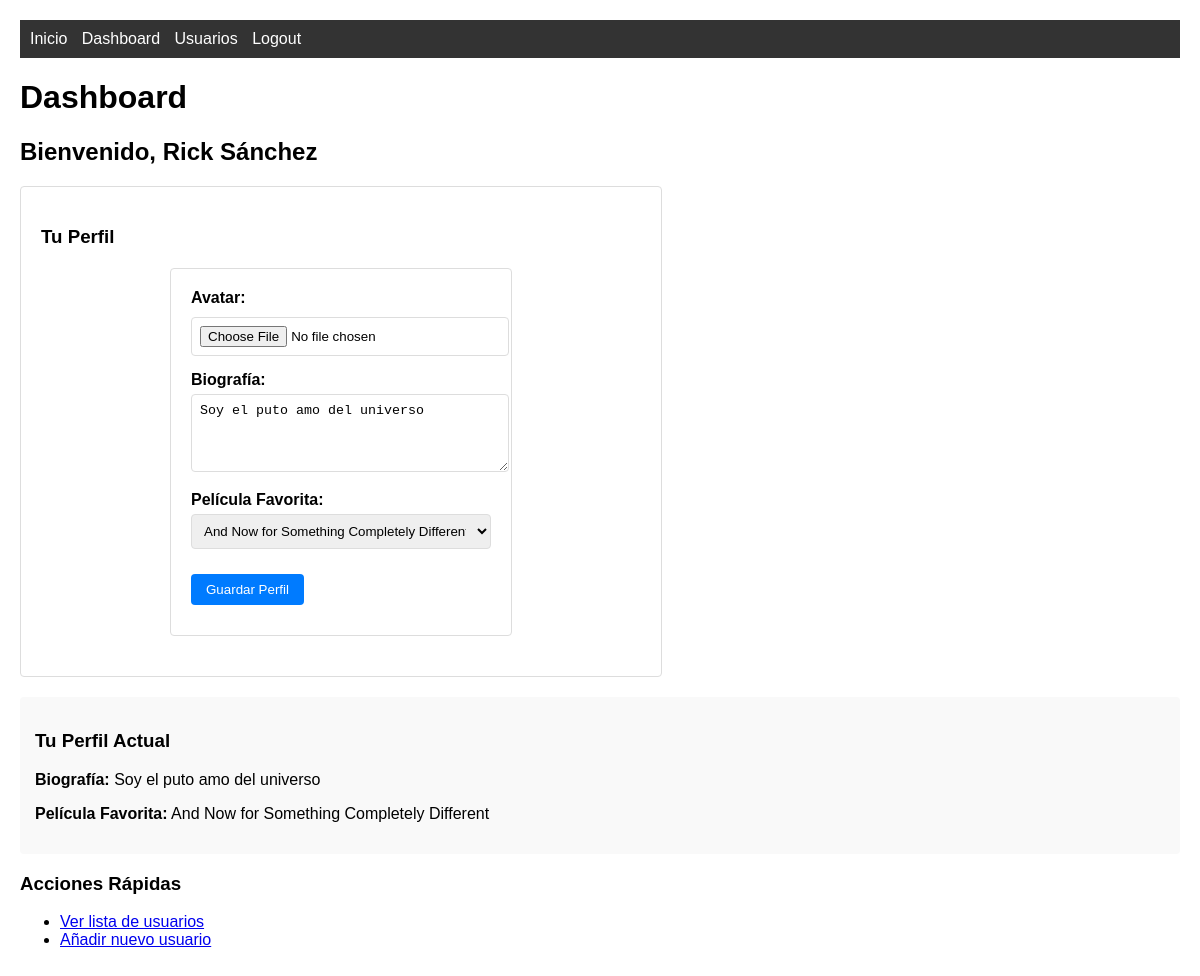
Page /dashboard (signed in) on the committed database.
### tables this page shows
CREATE TABLE "users" (
	"id"	INTEGER,
	"username"	TEXT NOT NULL,
	"email"	TEXT NOT NULL UNIQUE,
	"password"	TEXT NOT NULL DEFAULT 1234,
	PRIMARY KEY("id" AUTOINCREMENT)
);

CREATE TABLE profile (
        id INTEGER PRIMARY KEY AUTOINCREMENT,
        user_id INTEGER,
        bio TEXT,
        movie_id INTEGER, avatar_path TEXT,
        FOREIGN KEY (user_id) REFERENCES users(id),
        FOREIGN KEY (movie_id) REFERENCES movie(id)
    );

CREATE TABLE movie (
        id INTEGER PRIMARY KEY AUTOINCREMENT,
        title TEXT,
        year INTEGER,
        score REAL
    );

### routes.py (the view, shortened to what this page needs)
    @app.route('/dashboard', methods=['GET', 'POST'])
    @login_required
    def dashboard():
        profile = get_profile_by_user_id(current_user.id)
        movies = get_all_movies()
        return render_template('dashboard.html', profile=profile, movies=movies)

### app.py (called while the page is built)
@login_manager.user_loader
def load_user(user_id):
    return get_user_by_id(user_id)

### models.py (called while the page is built)
def get_db_connection():
    conn = sqlite3.connect(table_name)
    conn.row_factory = sqlite3.Row  # Para obtener resultados como diccionarios y nos deja acceder por nombre de la columnauser['username'] en vez de por id user[0]
    return conn

def get_user_by_id(user_id):
    conn = get_db_connection()
    cursor = conn.cursor()
    cursor.execute('SELECT * FROM users WHERE id = ?', (user_id,))
    user_data = cursor.fetchone()
    conn.close()
    if user_data:
        return User(
            id=user_data['id'],
            username=user_data['username'],
            email=user_data['email'],
            password=user_data['password']
        )
    return None

def get_profile_by_user_id(user_id):
    conn = get_db_connection()
    cursor = conn.cursor()
    cursor.execute('''
        SELECT profile.*, movie.title as movie_title
        FROM profile
        LEFT JOIN movie ON profile.movie_id = movie.id
        WHERE user_id = ?
    ''', (user_id,))
    profile = cursor.fetchone()
    conn.close()
    return profile

def get_all_movies():
    conn = get_db_connection()
    cursor = conn.cursor()
    cursor.execute('SELECT * FROM movie ORDER BY title')
    movies = cursor.fetchall()
    conn.close()
    return movies

### templates/dashboard.html (shortened to what this page needs)
{% extends 'base.html' %}
{% block content %}
    <h1>Dashboard</h1>
    <div class="dashboard-content">
        <h2>Bienvenido, {{ current_user.username }}</h2>
        <div class="profile-section">
            <h3>Tu Perfil</h3>
            <form method="POST" class="profile-form" enctype="multipart/form-data">
                <div class="form-group">
                    <label for="avatar">Avatar:</label>
                    <input type="file" name="avatar" id="avatar" accept="image/*">
                </div>
                <div class="form-group">
                    <label for="bio">Biografía:</label>
                    <textarea name="bio" id="bio" rows="4">{{ profile.bio if profile else '' }}</textarea>
                </div>
                <div class="form-group">
                    <label for="movie_id">Película Favorita:</label>
                    <select name="movie_id" id="movie_id">
                        {% for movie in movies %}
                            <option value="{{ movie.id }}"
                                {% if profile and profile.movie_id == movie.id %}selected{% endif %}>
                                {{ movie.title }} ({{ movie.year }})
                            </option>
                        {% endfor %}
                    </select>
                </div>
                <button type="submit" class="button">Guardar Perfil</button>
            </form>
        </div>
        <div class="current-profile">
            {% if profile %}
                <h3>Tu Perfil Actual</h3>
                <p><strong>Biografía:</strong> {{ profile.bio }}</p>
                <p><strong>Película Favorita:</strong> {{ profile.movie_title }}</p>
            {% endif %}
        </div>
        <div class="dashboard-actions">
            <h3>Acciones Rápidas</h3>
            <ul>
                <li><a href="{{ url_for('list_users_view') }}">Ver lista de usuarios</a></li>
                <li><a href="{{ url_for('add_user_view') }}">Añadir nuevo usuario</a></li>
            </ul>
        </div>
    </div>
{% endblock %}

### static/css/style.css (style rules this page uses)
body { font-family: Arial, sans-serif; margin: 0; padding: 20px; }
form { max-width: 300px; margin: 20px auto; padding: 20px; border: 1px solid #ddd; border-radius: 4px; }
form div { margin-bottom: 15px; }
input { display: block; margin: 10px 0; padding: 8px; width: 100%; }
button { padding: 8px 16px; background-color: #4CAF50; color: white; border: none; cursor: pointer; }
.button { padding: 8px 16px; background-color: #4CAF50; color: white; text-decoration: none; border-radius: 4px; display: inline-block; }
label { display: block; margin-bottom: 5px; font-weight: bold; }
.profile-section { max-width: 600px; margin: 20px 0; padding: 20px; border: 1px solid #ddd; border-radius: 4px; }
.profile-form .form-group { margin-bottom: 15px; }
.profile-form textarea { width: 100%; padding: 8px; border: 1px solid #ddd; border-radius: 4px; }
.profile-form select { width: 100%; padding: 8px; border: 1px solid #ddd; border-radius: 4px; }
.current-profile { margin-top: 20px; padding: 15px; background-color: #f9f9f9; border-radius: 4px; }
.form-group input[type="file"] { margin: 10px 0; padding: 8px; border: 1px solid #ddd; border-radius: 4px; width: 100%; }
.button { display: inline-block; padding: 8px 15px; background: #007bff; color: white; text-decoration: none; border-radius: 4px; margin: 10px 0; }

### rows in the picture
users: username "Rick Sánchez"
profile: bio "Soy el puto amo del universo", movie_id "And Now for Something Completely Different (1971)"
movie: movie_title "And Now for Something Completely Different"
